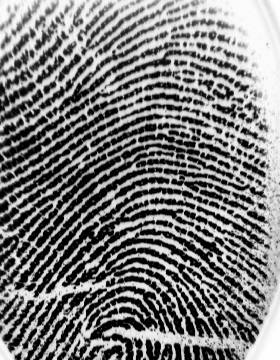
#> input picture data/l11.bmp, 280 x 360 px
$ python -i funcs.py   (imports and definitions only)
#> lines starting #> are read from the running program, lines starting #| are printed output that depends on the picture; after the words box and inside, x2 and y2 are one past the last pixel; in counts of white or black regions, pixels touching at a corner belong together
#> further down, picture is the input picture: shape (360, 280, 3); min 1, max 254, mean 123.8
import numpy as np
from math import sqrt
import matplotlib.pyplot as plt
import cv2 as cv
import math
import scipy.ndimage

# [273 lines left out: functions normalize_image, segment_and_normalize, estimate_orientation_map, render_orientation_lines, ridge_frequency, gabor_filter and 1 more, not called in this run]

def morphological_skeleton(image):
    img = image.copy()

    if len(img.shape) == 3:
        img = cv.cvtColor(img, cv.COLOR_BGR2GRAY)

    _, img = cv.threshold(img, 127, 255, cv.THRESH_BINARY)
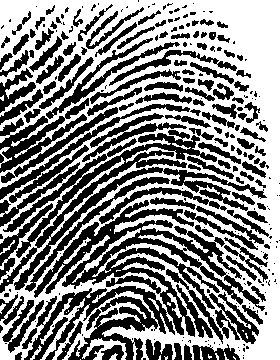
#> img: shape (360, 280); 52.7% white; 267 black regions (141 under 20 px), largest, box (x1, y1, x2, y2) and area: (24, 200, 265, 360) 12553, (0, 130, 267, 293) 6988, (0, 98, 89, 173) 1969

    kernel_noise = cv.getStructuringElement(cv.MORPH_ELLIPSE, (2, 2))
    img = cv.morphologyEx(img, cv.MORPH_OPEN, kernel_noise, iterations=1)
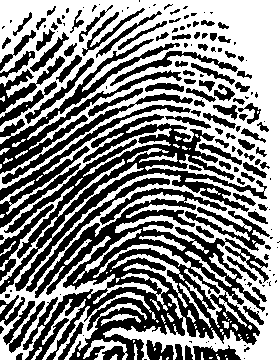
#> img: shape (360, 280); 52.3% white; 169 black regions (70 under 20 px), largest, box (x1, y1, x2, y2) and area: (23, 188, 269, 360) 16216, (0, 114, 267, 294) 8516, (0, 39, 182, 174) 3796

    skel = np.zeros(img.shape, np.uint8)
    element = cv.getStructuringElement(cv.MORPH_CROSS, (3, 3))

    while True:
        open_img = cv.morphologyEx(img, cv.MORPH_OPEN, element)
        temp = cv.subtract(img, open_img)
        eroded = cv.erode(img, element)
        skel = cv.bitwise_or(skel, temp)
        img = eroded.copy()
        if cv.countNonZero(img) == 0:
            break
#> this loop made 77 passes
#> pass 1, in morphological_skeleton, `open_img = cv.morphologyEx(img, cv.MORPH_OPEN, element)`:
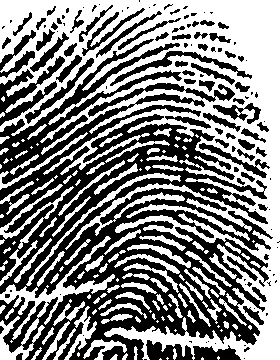
#> open_img: shape (360, 280); 50.8% white; 127 black regions (62 under 20 px), largest, box (x1, y1, x2, y2) and area: (0, 39, 273, 360) 37975, (0, 56, 65, 126) 1385, (88, 83, 235, 117) 882
#> pass 1, in morphological_skeleton, `temp = cv.subtract(img, open_img)`:
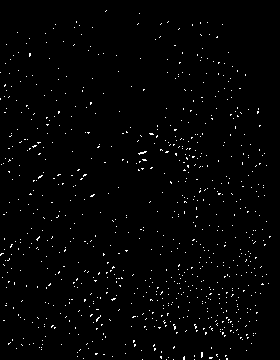
#> temp: shape (360, 280); 1.4% white in thin lines or dots
#> pass 1, in morphological_skeleton, `eroded = cv.erode(img, element)`:
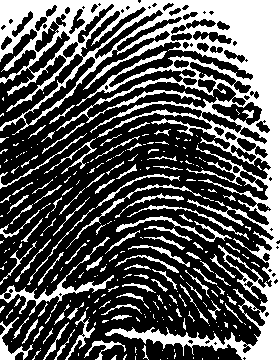
#> eroded: shape (360, 280); 34.5% white; 264 white regions (166 under 20 px), largest, box (x1, y1, x2, y2) and area: (0, 0, 280, 360) 25219, (0, 237, 114, 316) 930, (116, 216, 232, 242) 456
#> after the loop: img: shape (360, 280); every value is 0
#> after the loop: skel: shape (360, 280); 11.6% white in thin lines or dots

    skel = cv.bitwise_not(skel)
#> skel: shape (360, 280); 88.4% white; black in thin lines or dots

    kernel_vertical = np.array([[1, 0],
                                [1, 0]], dtype=np.uint8)

    kernel_horizontal = np.array([[1, 1],
                                  [0, 0]], dtype=np.uint8)

    kernel_diag1 = np.array([[1, 0, 0],
                             [0, 1, 0],
                             [0, 0, 1]], dtype=np.uint8)

    kernel_diag2 = np.array([[0, 0, 1],
                             [0, 1, 0],
                             [1, 0, 0]], dtype=np.uint8)

    for kernel in [kernel_vertical, kernel_horizontal, kernel_diag1, kernel_diag2]:
        skel = cv.morphologyEx(skel, cv.MORPH_OPEN, kernel, iterations=1)
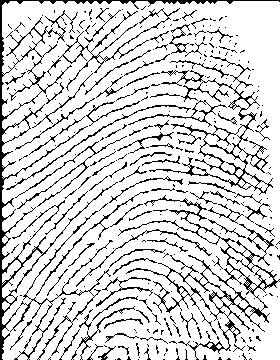
#> skel: shape (360, 280); 83.7% white; black in thin lines or dots

    skel[:7, :] = 255
    skel[-7:, :] = 255
    skel[:, :7] = 255
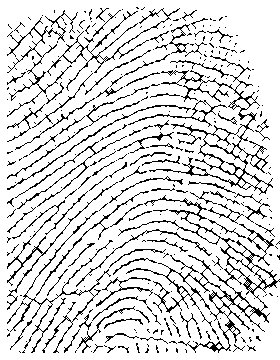
#> skel: shape (360, 280); 85.6% white; black in thin lines or dots
    skel[:, -7:] = 255
#> skel: shape (360, 280); 85.6% white; black in thin lines or dots

    return skel

# [30 lines left out: function extract_minutiae, not called in this run]

>>> import cv2
>>> picture = cv2.imread('data/l11.bmp')
>>> result = morphological_skeleton(picture)

$ run again, on data/l12.bmp
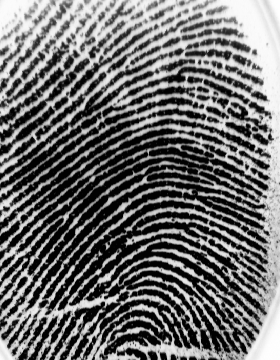
#> input picture data/l12.bmp, 280 x 360 px
#> picture is the input picture: shape (360, 280, 3); min 1, max 254, mean 109.6
#> in morphological_skeleton, `_, img = cv.threshold(img, 127, 255, cv.THRESH_BINARY)`:
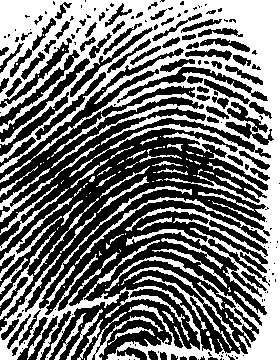
#> img: shape (360, 280); 46.3% white; 103 white regions (66 under 20 px), largest, box (x1, y1, x2, y2) and area: (0, 0, 280, 360) 40102, (0, 197, 73, 281) 623, (0, 144, 100, 222) 602
#> in morphological_skeleton, `skel[:, :7] = 255`:
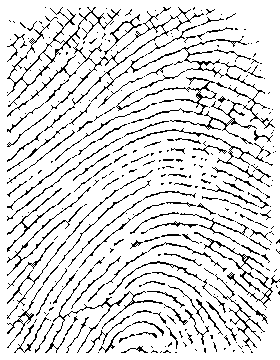
#> skel: shape (360, 280); 87% white; black in thin lines or dots

$ run again, on data/l13.bmp
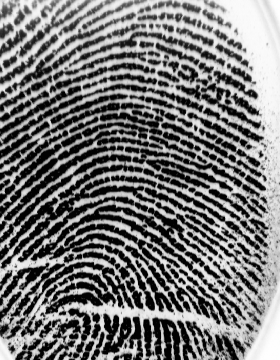
#> input picture data/l13.bmp, 280 x 360 px
#> picture is the input picture: shape (360, 280, 3); min 1, max 254, mean 119.2
#> in morphological_skeleton, `_, img = cv.threshold(img, 127, 255, cv.THRESH_BINARY)`:
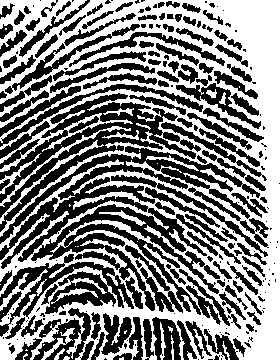
#> img: shape (360, 280); 50.7% white; 236 black regions (109 under 20 px), largest, box (x1, y1, x2, y2) and area: (0, 146, 260, 325) 12622, (0, 93, 201, 232) 6329, (0, 254, 134, 337) 3331
#> in morphological_skeleton, `skel[:, :7] = 255`:
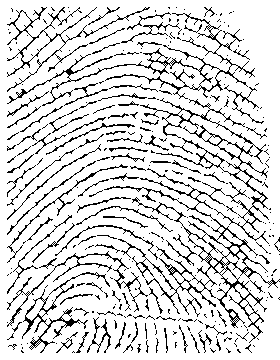
#> skel: shape (360, 280); 85.3% white; black in thin lines or dots

$ run again, on data/l14.bmp
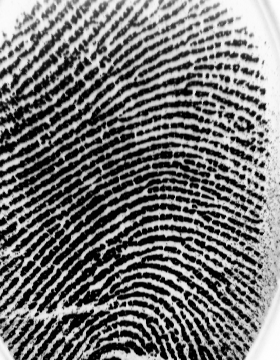
#> input picture data/l14.bmp, 280 x 360 px
#> picture is the input picture: shape (360, 280, 3); min 1, max 254, mean 116.8
#> in morphological_skeleton, `skel[:, :7] = 255`:
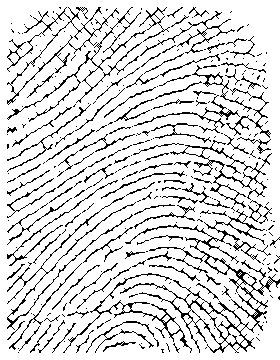
#> skel: shape (360, 280); 85.6% white; black in thin lines or dots
